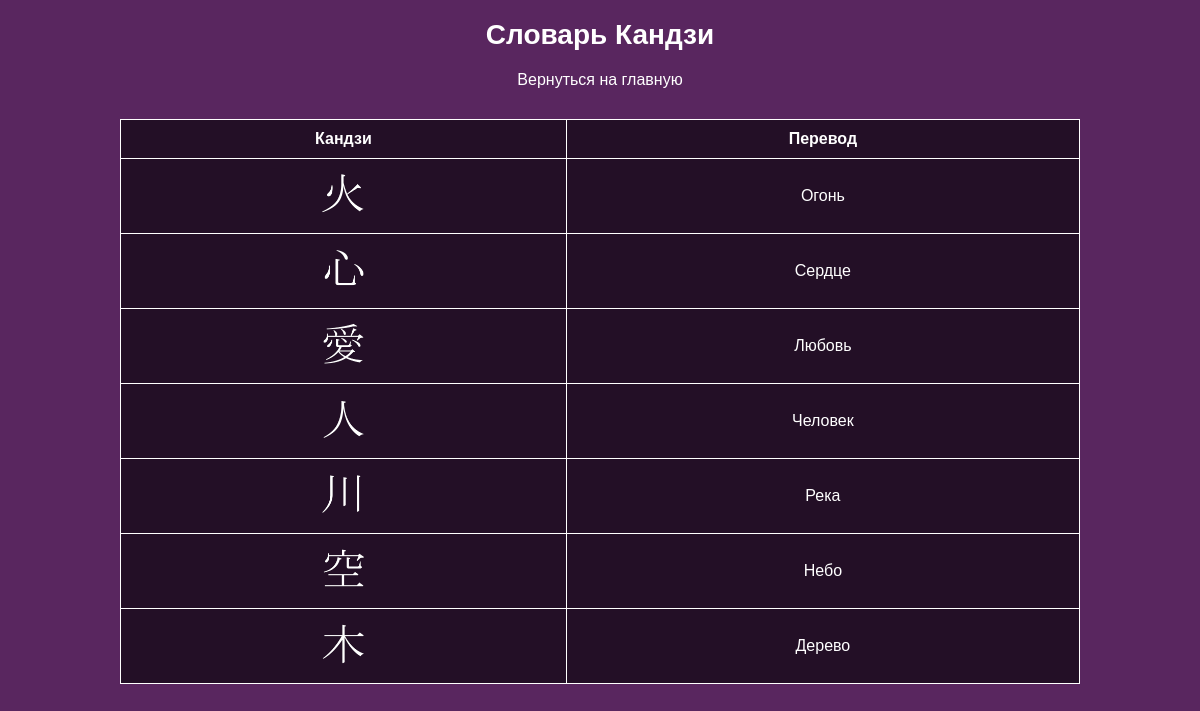
/dictionary/, run on an earlier commit of the app's database.
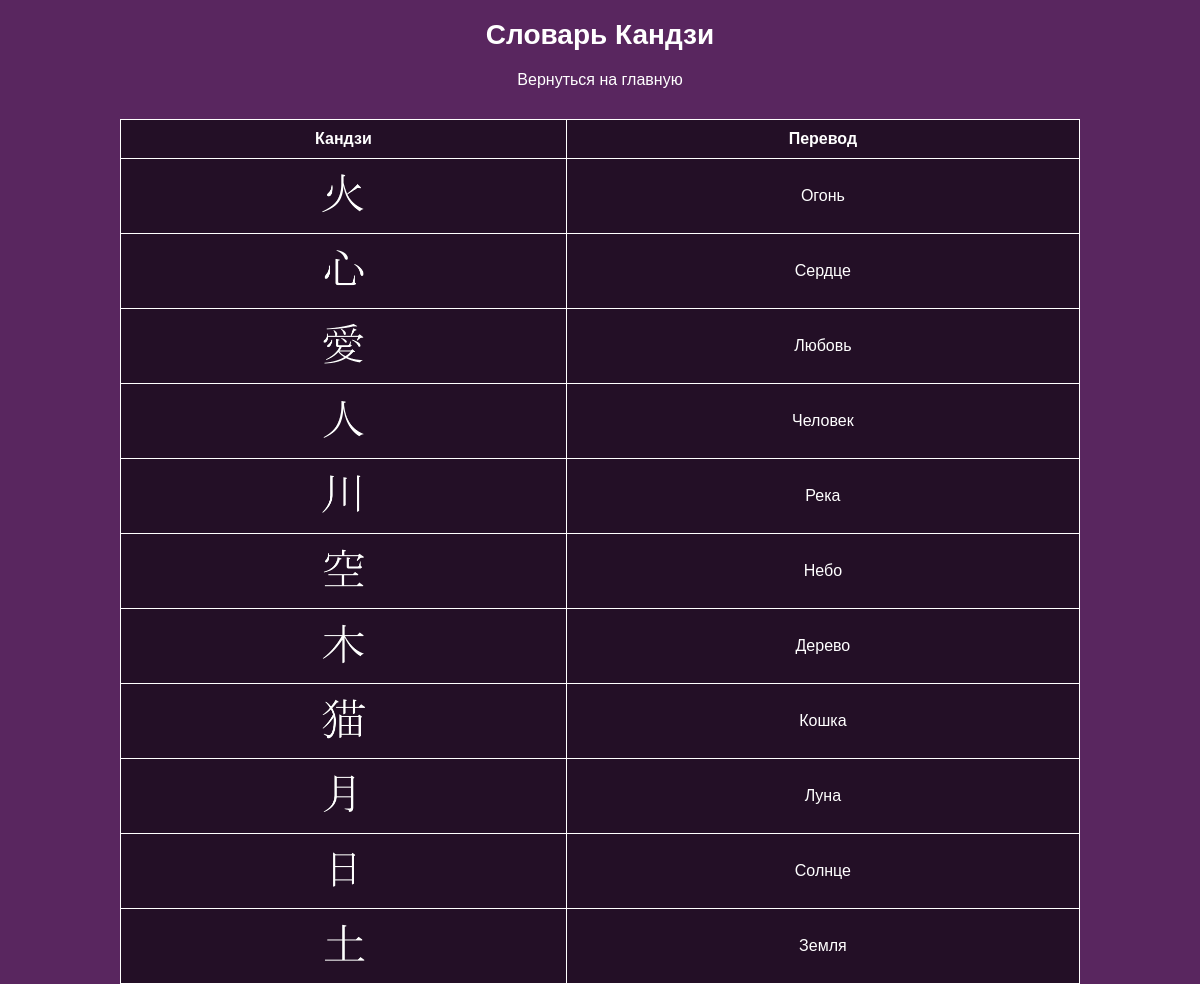
And on a later commit of the database.
### game/models.py (models this page shows, shortened)
class Kanji(models.Model):
    image = models.ImageField(upload_to='kanji_images/')
    correct_translation = models.CharField(max_length=100)

### game/views.py (the view)
# urls.py: path('dictionary/', views.dictionary, name='dictionary'),
def dictionary(request):
    all_kanji = Kanji.objects.all()
    return render(request, 'game/dictionary.html', {'kanji_list': all_kanji})

### templates/game/dictionary.html (shortened to what this page needs)
<!DOCTYPE html>
<html lang="ru">
<head>
    {% load static %}
</head>
<body>
    <h1>Словарь Кандзи</h1>
    <a class="back-btn" href="{% url 'home' %}">Вернуться на главную</a>
    <table>
        <thead>
            <tr>
                <th>Кандзи</th>
                <th>Перевод</th>
            </tr>
        </thead>
        <tbody>
            {% for kanji in kanji_list %}
            <tr>
                <td><img src="{{ kanji.image.url }}" alt="kanji" height="50"></td>
                <td>{{ kanji.correct_translation }}</td>
            </tr>
            {% empty %}
            <tr><td colspan="4">Словарь пуст.</td></tr>
            {% endfor %}
        </tbody>
    </table>
</body>
</html>

What changed in the data, as far as the page shows it:
added Kanji: image (picture), correct_translation "Кошка"
added Kanji: image (picture), correct_translation "Луна"
added Kanji: image (picture), correct_translation "Солнце"
added Kanji: image (picture), correct_translation "Земля"
